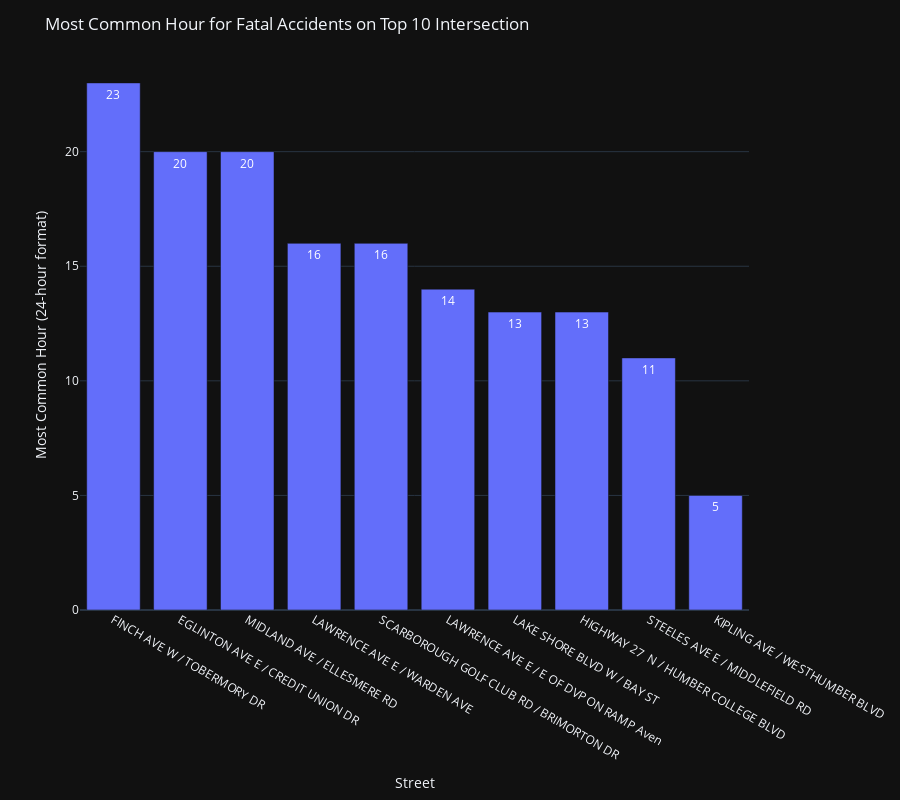

The cell this chart's notebook holds for it:
### Markdown cell above
**Get top 10 streets where most accidents occur and get the time where most accidents occur**

### Code cell
# Filter the DataFrame for fatal accidents
fatal_accidents = df[df['ACCLASS'] == 'Fatal']

# Find the top 10 streets for fatal accidents
top_streets_fatal = fatal_accidents['INTERSECTION'].value_counts().head(10).index

# dict to save street + most common hour
top_streets_time = {}

for street in top_streets_fatal:
    # Filter for accidents on this street
    street_data = fatal_accidents[fatal_accidents['INTERSECTION'] == street]
    
    # Find the most common hour for accidents on this street
    common_hour = street_data['HOUR'].value_counts().idxmax()
    
    # Store the result
    top_streets_time[street] = common_hour

# convert dict to list
streets = list(top_streets_time.keys())
common_hours = list(top_streets_time.values())



fig = px.bar(x=streets, y=common_hours, text=common_hours, template='plotly_dark')
fig.update_traces(texttemplate="%{y}", textposition="auto")

fig.update_layout(
    title='Most Common Hour for Fatal Accidents on Top 10 Intersection',
    xaxis_title='Street',
    yaxis_title='Most Common Hour (24-hour format)',
    xaxis={'categoryorder':'total descending'},
    yaxis=dict(range=[0, 24]),
    height=800
)

fig.show()

### Figure 1 — Plotly figure (JSON) as saved in the notebook; plotly's stock layout.template omitted (floating-point values rounded to 4 significant figures)
{"data": [{"alignmentgroup": "True", "hovertemplate": "x=%{x}<br>y=%{y}<br>text=%{text}<extra></extra>", "legendgroup": "", "marker": {"color": "#636efa", "pattern": {"shape": ""}}, "name": "", "offsetgroup": "", "orientation": "v", "showlegend": false, "text": [14, 20, 16, 11, 13, 23, 5, 16, 20, 13], "textposition": "auto", "texttemplate": "%{y}", "type": "bar", "x": ["LAWRENCE AVE E / E OF DVP ON RAMP Aven", "EGLINTON AVE E / CREDIT UNION DR", "LAWRENCE AVE E / WARDEN AVE", "STEELES AVE E / MIDDLEFIELD RD", "LAKE SHORE BLVD W / BAY ST", "FINCH AVE W / TOBERMORY DR", "KIPLING AVE / WESTHUMBER BLVD", "SCARBOROUGH GOLF CLUB RD / BRIMORTON DR", "MIDLAND AVE / ELLESMERE RD", "HIGHWAY 27  N / HUMBER COLLEGE BLVD"], "xaxis": "x", "y": [14, 20, 16, 11, 13, 23, 5, 16, 20, 13], "yaxis": "y"}], "layout": {"barmode": "relative", "height": 800, "legend": {"tracegroupgap": 0}, "margin": {"t": 60}, "title": {"text": "Most Common Hour for Fatal Accidents on Top 10 Intersection"}, "xaxis": {"anchor": "y", "categoryorder": "total descending", "domain": [0, 1], "title": {"text": "Street"}}, "yaxis": {"anchor": "x", "domain": [0, 1], "range": [0, 24], "title": {"text": "Most Common Hour (24-hour format)"}}}}
